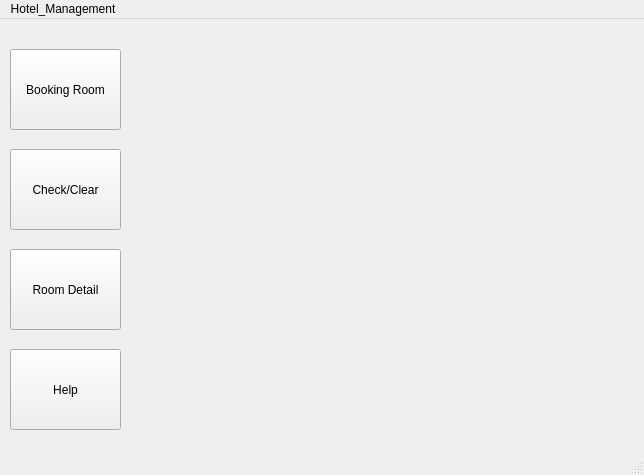
<?xml version="1.0" encoding="UTF-8"?>
<ui version="4.0">
 <class>MainWindow</class>
 <widget class="QMainWindow" name="MainWindow">
  <property name="geometry">
   <rect>
    <x>0</x>
    <y>0</y>
    <width>644</width>
    <height>475</height>
   </rect>
  </property>
  <property name="windowTitle">
   <string>MainWindow</string>
  </property>
  <widget class="QWidget" name="centralwidget">
   <widget class="QPushButton" name="pushButton_2">
    <property name="geometry">
     <rect>
      <x>10</x>
      <y>130</y>
      <width>111</width>
      <height>81</height>
     </rect>
    </property>
    <property name="text">
     <string>Check/Clear</string>
    </property>
   </widget>
   <widget class="QPushButton" name="pushButton_3">
    <property name="geometry">
     <rect>
      <x>10</x>
      <y>230</y>
      <width>111</width>
      <height>81</height>
     </rect>
    </property>
    <property name="text">
     <string>Room Detail</string>
    </property>
   </widget>
   <widget class="QPushButton" name="pushButton">
    <property name="geometry">
     <rect>
      <x>10</x>
      <y>30</y>
      <width>111</width>
      <height>81</height>
     </rect>
    </property>
    <property name="text">
     <string>Booking Room</string>
    </property>
   </widget>
   <widget class="QLabel" name="label_pic">
    <property name="geometry">
     <rect>
      <x>150</x>
      <y>10</y>
      <width>441</width>
      <height>401</height>
     </rect>
    </property>
    <property name="text">
     <string/>
    </property>
   </widget>
   <widget class="QPushButton" name="pushButton_5">
    <property name="geometry">
     <rect>
      <x>10</x>
      <y>330</y>
      <width>111</width>
      <height>81</height>
     </rect>
    </property>
    <property name="text">
     <string>Help</string>
    </property>
   </widget>
  </widget>
  <widget class="QMenuBar" name="menubar">
   <property name="geometry">
    <rect>
     <x>0</x>
     <y>0</y>
     <width>644</width>
     <height>22</height>
    </rect>
   </property>
   <widget class="QMenu" name="menudasfadf">
    <property name="title">
     <string>Hotel_Management</string>
    </property>
   </widget>
   <addaction name="menudasfadf"/>
  </widget>
  <widget class="QStatusBar" name="statusbar"/>
 </widget>
 <resources/>
 <connections/>
</ui>
